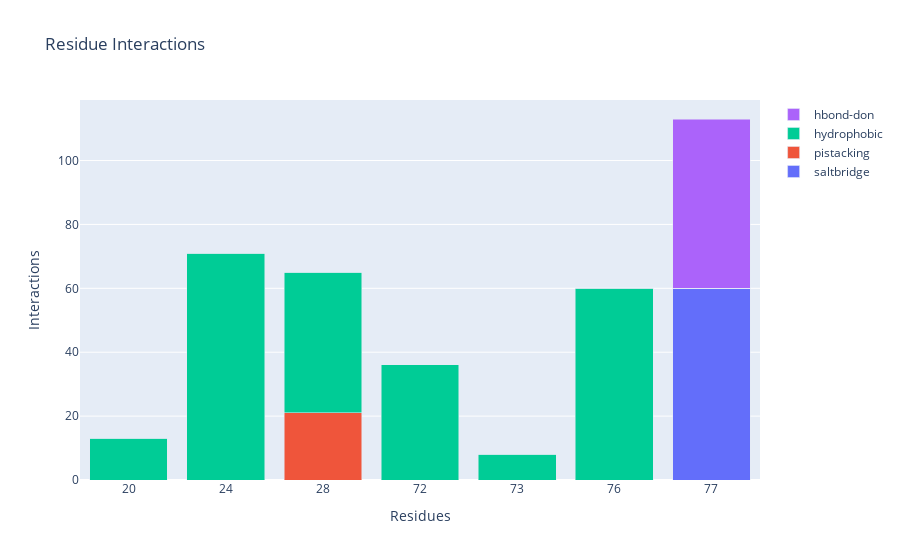
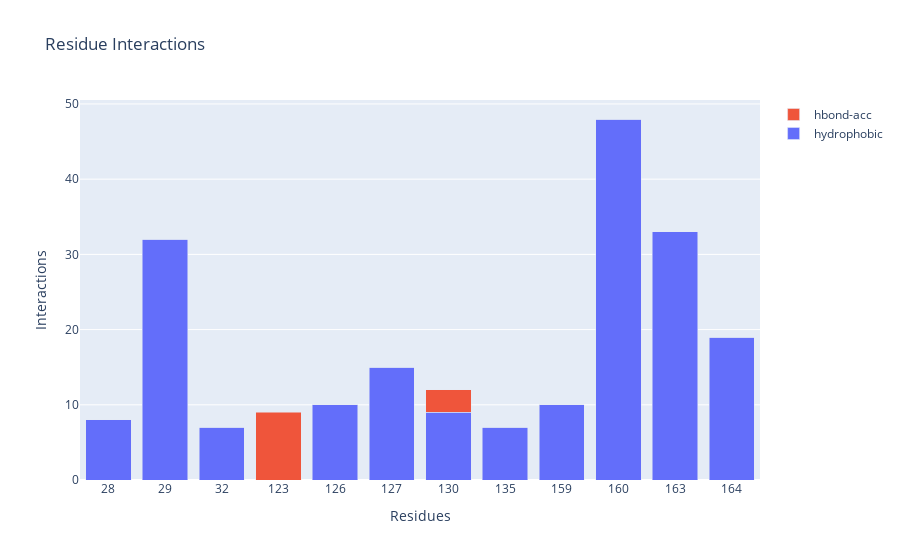

Notebook code for these charts, in order:
### Markdown cell above
### HIT 1 SEESAR poses hotspot interactions

### Code cell
ligands_path = DATA / "docked_seesar_pose_A_hitone_30pose"

plipify_ligand_protein_preparation(ligands_path, protein_path, protein_name)

for chain in ["C", "D"]:
    interaction_fp_generator(chain, ligands_path)

### Figure 1 — Plotly figure (JSON) as saved in the notebook; plotly's stock layout.template omitted (floating-point values rounded to 4 significant figures)
{"data": [{"name": "saltbridge", "type": "bar", "x": [20, 24, 28, 72, 73, 76, 77], "y": [0, 0, 0, 0, 0, 0, 60]}, {"name": "pistacking", "type": "bar", "x": [20, 24, 28, 72, 73, 76, 77], "y": [0, 0, 21, 0, 0, 0, 0]}, {"name": "hydrophobic", "type": "bar", "x": [20, 24, 28, 72, 73, 76, 77], "y": [13, 71, 44, 36, 8, 60, 0]}, {"name": "hbond-don", "type": "bar", "x": [20, 24, 28, 72, 73, 76, 77], "y": [0, 0, 0, 0, 0, 0, 53]}], "layout": {"barmode": "stack", "title": {"text": "Residue Interactions"}, "xaxis": {"title": {"text": "Residues"}, "type": "category"}, "yaxis": {"title": {"text": "Interactions"}}}}

### Figure 2 — Plotly figure (JSON) as saved in the notebook; plotly's stock layout.template omitted (floating-point values rounded to 4 significant figures)
{"data": [{"name": "hydrophobic", "type": "bar", "x": [28, 29, 32, 123, 126, 127, 130, 135, 159, 160, 163, 164], "y": [8, 32, 7, 0, 10, 15, 9, 7, 10, 48, 33, 19]}, {"name": "hbond-acc", "type": "bar", "x": [28, 29, 32, 123, 126, 127, 130, 135, 159, 160, 163, 164], "y": [0, 0, 0, 9, 0, 0, 3, 0, 0, 0, 0, 0]}], "layout": {"barmode": "stack", "title": {"text": "Residue Interactions"}, "xaxis": {"title": {"text": "Residues"}, "type": "category"}, "yaxis": {"title": {"text": "Interactions"}}}}
